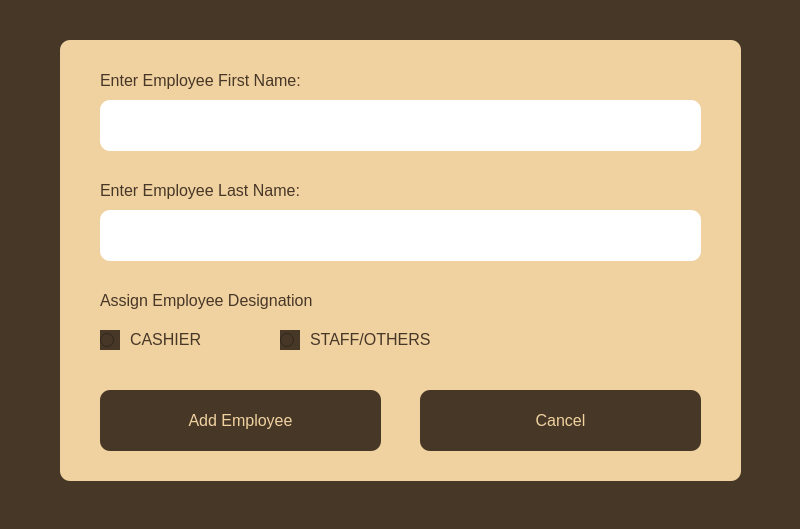
<?xml version="1.0" encoding="UTF-8"?>
<ui version="4.0">
 <class>Form</class>
 <widget class="QWidget" name="Form">
  <property name="geometry">
   <rect>
    <x>0</x>
    <y>0</y>
    <width>800</width>
    <height>529</height>
   </rect>
  </property>
  <property name="windowTitle">
   <string>Add Employee</string>
  </property>
  <property name="windowIcon">
   <iconset>
    <normaloff>../images/Picsart_23-06-15_09-41-02-215.png</normaloff>../images/Picsart_23-06-15_09-41-02-215.png</iconset>
  </property>
  <property name="styleSheet">
   <string notr="true">background-color: rgb(71, 55, 39, 100%);</string>
  </property>
  <widget class="QLabel" name="label">
   <property name="geometry">
    <rect>
     <x>100</x>
     <y>60</y>
     <width>331</width>
     <height>41</height>
    </rect>
   </property>
   <property name="font">
    <font>
     <pointsize>12</pointsize>
    </font>
   </property>
   <property name="styleSheet">
    <string notr="true">background-color: none; color: rgb(71, 55, 39, 100%);</string>
   </property>
   <property name="text">
    <string>Enter Employee First Name:</string>
   </property>
  </widget>
  <widget class="QLabel" name="label_12">
   <property name="geometry">
    <rect>
     <x>60</x>
     <y>40</y>
     <width>681</width>
     <height>441</height>
    </rect>
   </property>
   <property name="font">
    <font>
     <pointsize>11</pointsize>
     <weight>50</weight>
     <bold>false</bold>
    </font>
   </property>
   <property name="styleSheet">
    <string notr="true">background-color: rgb(240, 209, 160, 100%); border-radius: 10px; padding: 20px; color: rgb(71, 55, 39, 100%);</string>
   </property>
   <property name="text">
    <string/>
   </property>
  </widget>
  <widget class="QLabel" name="label_2">
   <property name="geometry">
    <rect>
     <x>100</x>
     <y>170</y>
     <width>371</width>
     <height>41</height>
    </rect>
   </property>
   <property name="font">
    <font>
     <pointsize>12</pointsize>
    </font>
   </property>
   <property name="styleSheet">
    <string notr="true">background-color: none; color: rgb(71, 55, 39, 100%);</string>
   </property>
   <property name="text">
    <string>Enter Employee Last Name:</string>
   </property>
  </widget>
  <widget class="QLineEdit" name="AddEmpLName">
   <property name="geometry">
    <rect>
     <x>100</x>
     <y>210</y>
     <width>601</width>
     <height>51</height>
    </rect>
   </property>
   <property name="font">
    <font>
     <pointsize>11</pointsize>
    </font>
   </property>
   <property name="styleSheet">
    <string notr="true">background-color: white; border: none; border-radius: 10px; padding: 10px;</string>
   </property>
  </widget>
  <widget class="QPushButton" name="AddNew">
   <property name="geometry">
    <rect>
     <x>100</x>
     <y>390</y>
     <width>281</width>
     <height>61</height>
    </rect>
   </property>
   <property name="font">
    <font>
     <pointsize>12</pointsize>
     <weight>50</weight>
     <bold>false</bold>
    </font>
   </property>
   <property name="cursor">
    <cursorShape>PointingHandCursor</cursorShape>
   </property>
   <property name="styleSheet">
    <string notr="true">background-color: rgb(71, 55, 39, 100%); color: rgb(240, 209, 160, 100%); border-radius: 10px; </string>
   </property>
   <property name="text">
    <string>Add Employee</string>
   </property>
  </widget>
  <widget class="QLabel" name="label_3">
   <property name="geometry">
    <rect>
     <x>100</x>
     <y>280</y>
     <width>601</width>
     <height>41</height>
    </rect>
   </property>
   <property name="font">
    <font>
     <pointsize>12</pointsize>
    </font>
   </property>
   <property name="styleSheet">
    <string notr="true">background-color: none; color: rgb(71, 55, 39, 100%);</string>
   </property>
   <property name="text">
    <string>Assign Employee Designation</string>
   </property>
  </widget>
  <widget class="QPushButton" name="Cancel">
   <property name="geometry">
    <rect>
     <x>420</x>
     <y>390</y>
     <width>281</width>
     <height>61</height>
    </rect>
   </property>
   <property name="font">
    <font>
     <pointsize>12</pointsize>
     <weight>50</weight>
     <bold>false</bold>
    </font>
   </property>
   <property name="cursor">
    <cursorShape>PointingHandCursor</cursorShape>
   </property>
   <property name="styleSheet">
    <string notr="true">background-color: rgb(71, 55, 39, 100%); color: rgb(240, 209, 160, 100%); border-radius: 10px; </string>
   </property>
   <property name="text">
    <string>Cancel</string>
   </property>
  </widget>
  <widget class="QLineEdit" name="addEmpFName">
   <property name="geometry">
    <rect>
     <x>100</x>
     <y>100</y>
     <width>601</width>
     <height>51</height>
    </rect>
   </property>
   <property name="font">
    <font>
     <pointsize>11</pointsize>
    </font>
   </property>
   <property name="styleSheet">
    <string notr="true">background-color: white; border: none; border-radius: 10px; padding: 10px;</string>
   </property>
  </widget>
  <widget class="QLabel" name="label_4">
   <property name="geometry">
    <rect>
     <x>130</x>
     <y>330</y>
     <width>131</width>
     <height>20</height>
    </rect>
   </property>
   <property name="font">
    <font>
     <pointsize>12</pointsize>
    </font>
   </property>
   <property name="styleSheet">
    <string notr="true">background-color: none; color: rgb(71, 55, 39, 100%);</string>
   </property>
   <property name="text">
    <string>CASHIER</string>
   </property>
   <property name="alignment">
    <set>Qt::AlignLeading|Qt::AlignLeft|Qt::AlignTop</set>
   </property>
  </widget>
  <widget class="QRadioButton" name="radioButton">
   <property name="geometry">
    <rect>
     <x>100</x>
     <y>330</y>
     <width>20</width>
     <height>20</height>
    </rect>
   </property>
   <property name="styleSheet">
    <string notr="true">QRadioButton::indicator
{
width : 20px;
height :20px;
};

</string>
   </property>
   <property name="text">
    <string/>
   </property>
  </widget>
  <widget class="QRadioButton" name="radioButton_2">
   <property name="geometry">
    <rect>
     <x>280</x>
     <y>330</y>
     <width>20</width>
     <height>20</height>
    </rect>
   </property>
   <property name="styleSheet">
    <string notr="true">QRadioButton::indicator
{
width : 20px;
height :20px;
};

</string>
   </property>
   <property name="text">
    <string/>
   </property>
  </widget>
  <widget class="QLabel" name="label_5">
   <property name="geometry">
    <rect>
     <x>310</x>
     <y>330</y>
     <width>181</width>
     <height>20</height>
    </rect>
   </property>
   <property name="font">
    <font>
     <pointsize>12</pointsize>
    </font>
   </property>
   <property name="styleSheet">
    <string notr="true">background-color: none; color: rgb(71, 55, 39, 100%);</string>
   </property>
   <property name="text">
    <string>STAFF/OTHERS</string>
   </property>
   <property name="alignment">
    <set>Qt::AlignLeading|Qt::AlignLeft|Qt::AlignTop</set>
   </property>
  </widget>
  <zorder>label_12</zorder>
  <zorder>label_2</zorder>
  <zorder>AddEmpLName</zorder>
  <zorder>AddNew</zorder>
  <zorder>label_3</zorder>
  <zorder>Cancel</zorder>
  <zorder>addEmpFName</zorder>
  <zorder>label</zorder>
  <zorder>label_4</zorder>
  <zorder>radioButton</zorder>
  <zorder>radioButton_2</zorder>
  <zorder>label_5</zorder>
 </widget>
 <resources/>
 <connections/>
</ui>
